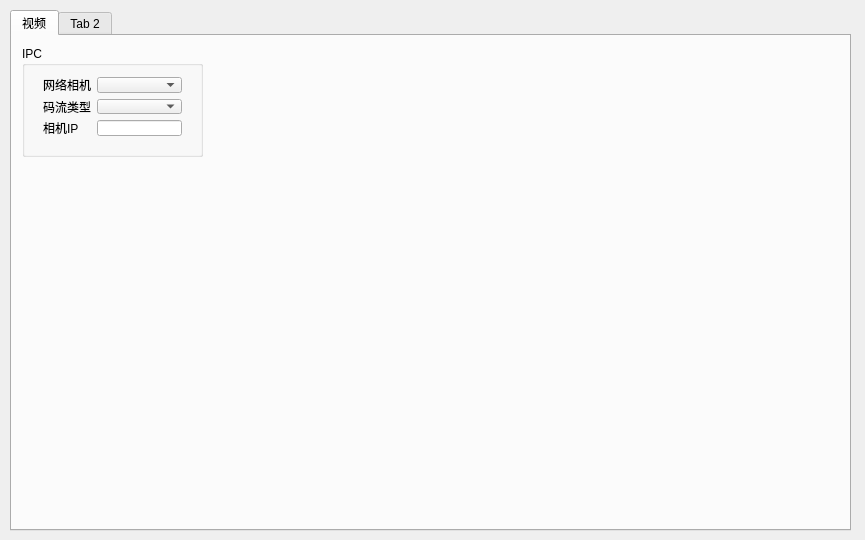
<?xml version="1.0" encoding="UTF-8"?>
<ui version="4.0">
 <class>MainWindow</class>
 <widget class="QMainWindow" name="MainWindow">
  <property name="geometry">
   <rect>
    <x>0</x>
    <y>0</y>
    <width>865</width>
    <height>540</height>
   </rect>
  </property>
  <property name="windowTitle">
   <string>MainWindow</string>
  </property>
  <widget class="QWidget" name="centralWidget">
   <widget class="QTabWidget" name="tabWidget">
    <property name="geometry">
     <rect>
      <x>10</x>
      <y>10</y>
      <width>841</width>
      <height>521</height>
     </rect>
    </property>
    <property name="currentIndex">
     <number>0</number>
    </property>
    <widget class="QWidget" name="tabIPC">
     <attribute name="title">
      <string>视频</string>
     </attribute>
     <widget class="QGroupBox" name="groupBox">
      <property name="geometry">
       <rect>
        <x>10</x>
        <y>10</y>
        <width>181</width>
        <height>111</height>
       </rect>
      </property>
      <property name="title">
       <string>IPC</string>
      </property>
      <widget class="QWidget" name="formLayoutWidget">
       <property name="geometry">
        <rect>
         <x>10</x>
         <y>20</y>
         <width>161</width>
         <height>81</height>
        </rect>
       </property>
       <layout class="QFormLayout" name="formLayout">
        <item row="0" column="0">
         <widget class="QLabel" name="label">
          <property name="text">
           <string>网络相机</string>
          </property>
         </widget>
        </item>
        <item row="0" column="1">
         <widget class="QComboBox" name="cbxIPCType"/>
        </item>
        <item row="1" column="0">
         <widget class="QLabel" name="label_2">
          <property name="text">
           <string>码流类型</string>
          </property>
         </widget>
        </item>
        <item row="1" column="1">
         <widget class="QComboBox" name="cbxIPCStream"/>
        </item>
        <item row="2" column="0">
         <widget class="QLabel" name="label_3">
          <property name="text">
           <string>相机IP</string>
          </property>
         </widget>
        </item>
        <item row="2" column="1">
         <widget class="QLineEdit" name="edtIPCIP"/>
        </item>
       </layout>
      </widget>
     </widget>
    </widget>
    <widget class="QWidget" name="tab_2">
     <attribute name="title">
      <string>Tab 2</string>
     </attribute>
    </widget>
   </widget>
  </widget>
 </widget>
 <layoutdefault spacing="6" margin="11"/>
 <resources/>
 <connections/>
</ui>
